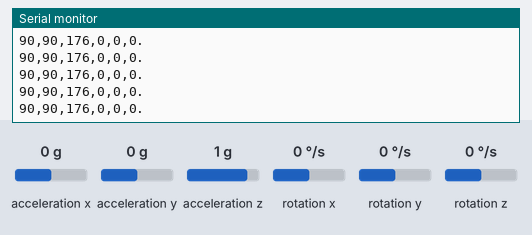
A sketch run on a simulated Arduino Uno, built with avr-gcc and run on an emulated ATmega328P. On the bench: the last lines printed to the serial monitor. The test bench sets the inputs (shaded band); at power-on: acceleration x 0 g, acceleration y 0 g, acceleration z 1 g, rotation x 0 °/s, rotation y 0 °/s, rotation z 0 °/s.

Above: at 1.2 s.
1.3 s: acceleration x set to -1.4 g
At 1.53 s:
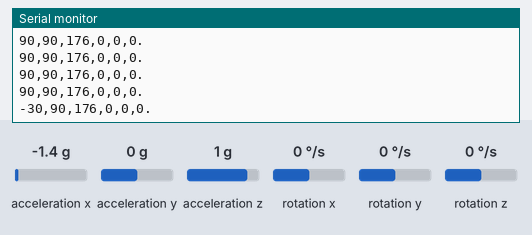
2.8 s: acceleration y set to -1.4 g
At 2.85 s:
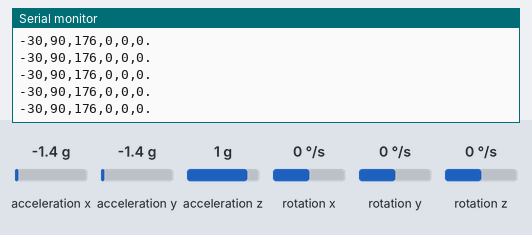
4.3 s: acceleration z set to -1.4 g
At 4.44 s:
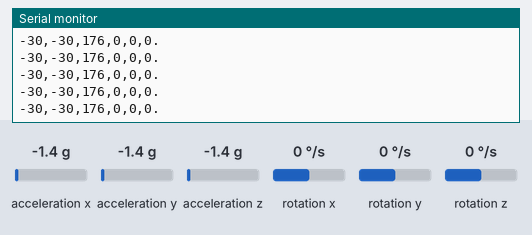
5.8 s: rotation x set to -192 °/s
At 6.03 s:
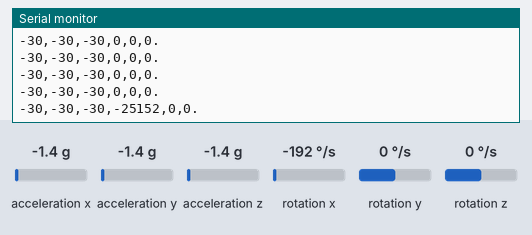
7.3 s: rotation y set to -192 °/s
At 7.35 s:
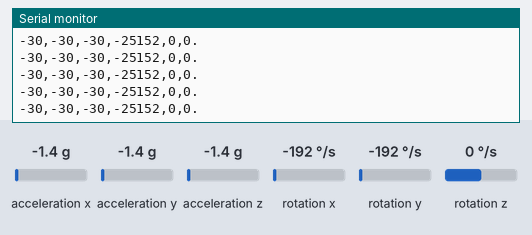

Measured:
- after the input at 1.3 s, the serial monitor: prints a new line at once (image 1)
- after the input at 5.8 s, the serial monitor: prints a new line at once (image 4)

The sketch:

Gyrotest.ino
```cpp
//#include <Servo.h>
#include "I2Cdev.h"
#include "MPU6050.h"

//Servo schwarz; //erzeuge servo-objekt
//Servo blau;
//Servo gross;
MPU6050 accelgyro;
int16_t ax, ay, az;
int16_t gx, gy, gz;


void setup() {
  //schwarz.attach(9); //servo an pin9
  //blau.attach(8); //servo an pin8
    //gross.attach(10); //servo an pin8
  //schwarz.write(90); //servo auf 90 grad gefahren
  //blau.write(90);
  Serial.begin(115200); //serielle schnittstelle mit der baud rate 115200 initialisieren
  Serial.println("Initializing I2C devices...");
    accelgyro.initialize();
    Serial.println("Testing device connections...");
    Serial.println(accelgyro.testConnection() ? "MPU6050 connection successful" : "MPU6050 connection failed");

  Serial.println("Bereit"); //controller bereit
}

void loop() {
  delay(10);

 accelgyro.getMotion6(&ax, &ay, &az, &gx, &gy, &gz);

uint8_t schwarzpos=90+int8_t(ax/190);
uint8_t blaupos=90+int8_t(ay/190);
uint8_t grosspos=90+int8_t(az/190);
  //schwarz.write(schwarzpos);
   //blau.write(blaupos);
  //gross.write(grosspos);
  Serial.print(90+int8_t(ax/190));
  Serial.print(",");
  Serial.print(90+int8_t(ay/190));
  Serial.print(",");
  Serial.print(90+int8_t(az/190));
  Serial.print(",");
  Serial.print(gx);
  Serial.print(",");
  Serial.print(gy);
  Serial.print(",");
  Serial.print(gz);
  Serial.println(".");
  delay(250);
}
```
